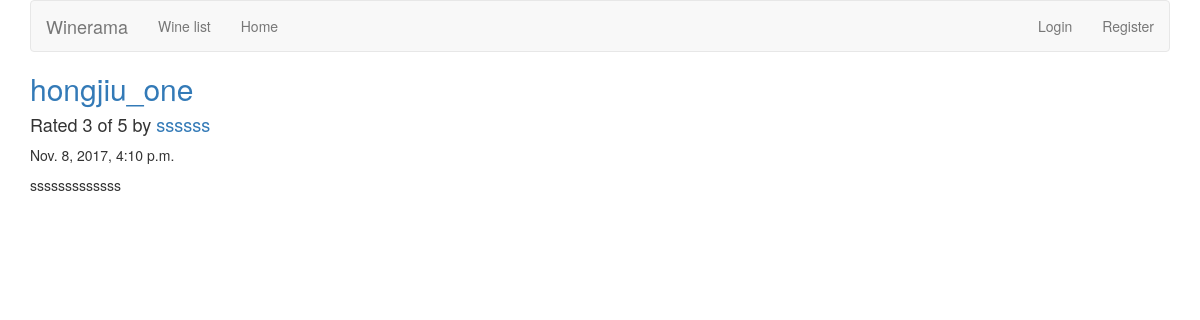
/reviews/review/2/, run on the app's committed database.
### reviews/models.py (models this page shows, shortened)
class Review(models.Model):
    RATING_CHOICES = (
        (1, '1'),
        (2, '2'),
        (3, '3'),
        (4, '4'),
        (5, '5'),
    )
    wine = models.ForeignKey(Wine)
    pub_date = models.DateTimeField('date published')
    user_name = models.CharField(max_length=100)
    comment = models.CharField(max_length=200)
    rating = models.IntegerField(choices=RATING_CHOICES)

class Wine(models.Model):
    name = models.CharField(max_length=200)

### reviews/views.py (the view)
# urls.py: url(r'^review/(?P<review_id>[0-9]+)/$', views.review_detail, name='review_detail'),
def review_detail(request, review_id):
    review = get_object_or_404(Review, pk=review_id)
    return render(request, 'reviews/review_detail.html', {'review': review})

### reviews/templates/reviews/review_detail.html
{% extends 'base.html' %}
{% block title %}
<h2><a href="{% url 'reviews:wine_detail' review.wine.id %}">{{ review.wine.name }}</a></h2>
{% endblock %}
{% block content %}
    <h4>Rated {{ review.rating }} of 5 by <a href="{% url 'reviews:user_review_list' review.user_name %}" > {{ review.user_name }} </a></h4>
<p>{{ review.pub_date }}</p>
<P>{{ review.comment }}</P>
{% endblock %}

### data on the page
Review: wine.name "hongjiu_one", rating "3", user_name "ssssss", pub_date "Nov. 8, 2017, 4:10 p.m.", comment "sssssssssssss"
